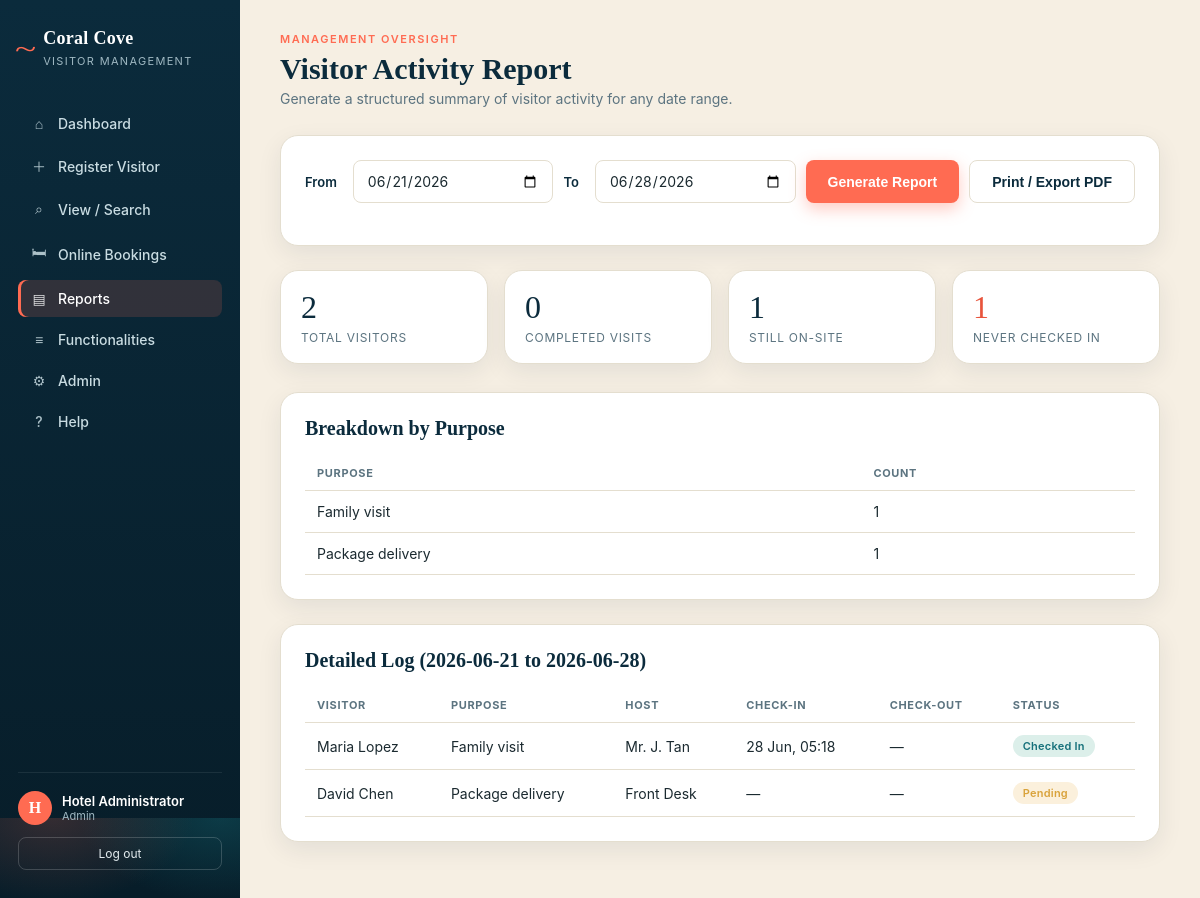
/reports.php (signed in), run on the app's committed database.
### tables this page shows
CREATE TABLE IF NOT EXISTS visitors (
    visitor_id      INT AUTO_INCREMENT PRIMARY KEY,
    full_name       VARCHAR(100)  NOT NULL,
    phone           VARCHAR(30),
    purpose         VARCHAR(150)  NOT NULL,
    host_name       VARCHAR(100)  NOT NULL,    
    room_number     VARCHAR(20),
    expected_duration VARCHAR(50),             
    check_in_time   DATETIME      NULL,
    check_out_time  DATETIME      NULL,
    status          ENUM('Pending','Checked In','Checked Out') NOT NULL DEFAULT 'Pending',
    registered_by   INT,
    created_at      TIMESTAMP DEFAULT CURRENT_TIMESTAMP,
    FOREIGN KEY (registered_by) REFERENCES users(user_id) ON DELETE SET NULL
);

### reports.php (the view, shortened to what this page needs)
<?php
require_once __DIR__ . '/includes/auth.php';
$from = $_GET['from'] ?? date('Y-m-d', strtotime('-7 days'));
$to   = $_GET['to']   ?? date('Y-m-d');
$stmt = $pdo->prepare("SELECT * FROM visitors WHERE DATE(created_at) BETWEEN ? AND ? ORDER BY created_at DESC");
$stmt->execute([$from, $to]);
$rows = $stmt->fetchAll();
$total = count($rows);
$checkedOut = count(array_filter($rows, fn($r) => $r['status'] === 'Checked Out'));
$checkedIn  = count(array_filter($rows, fn($r) => $r['status'] === 'Checked In'));
$pending    = count(array_filter($rows, fn($r) => $r['status'] === 'Pending'));
$byPurpose = [];
foreach ($rows as $r) { $byPurpose[$r['purpose']] = ($byPurpose[$r['purpose']] ?? 0) + 1; }
include __DIR__ . '/includes/header.php';
?>
<div class="page-head">
  <div>
    <span class="eyebrow">Management Oversight</span>
    <h1>Visitor Activity Report</h1>
    <p>Generate a structured summary of visitor activity for any date range.</p>
  </div>
</div>
<div class="card">
  <form method="GET" class="search-bar">
    <label style="margin:0 6px 0 0; align-self:center;">From</label>
    <input type="date" name="from" value="<?= htmlspecialchars($from) ?>">
    <label style="margin:0 6px 0 0; align-self:center;">To</label>
    <input type="date" name="to" value="<?= htmlspecialchars($to) ?>">
    <button type="submit" class="btn btn-primary">Generate Report</button>
    <button type="button" class="btn btn-secondary" onclick="window.print()">Print / Export PDF</button>
  </form>
</div>
<div class="stats-row">
  <div class="stat-card"><div class="num"><?= $total ?></div><div class="label">Total Visitors</div></div>
  <div class="stat-card"><div class="num"><?= $checkedOut ?></div><div class="label">Completed Visits</div></div>
  <div class="stat-card"><div class="num"><?= $checkedIn ?></div><div class="label">Still On-site</div></div>
  <div class="stat-card coral"><div class="num"><?= $pending ?></div><div class="label">Never Checked In</div></div>
</div>
<div class="card">
  <h2>Breakdown by Purpose</h2>
  <table>
    <thead><tr><th>Purpose</th><th>Count</th></tr></thead>
    <tbody>
      <?php foreach ($byPurpose as $purpose => $count): ?>
        <tr><td><?= htmlspecialchars($purpose) ?></td><td><?= $count ?></td></tr>
      <?php endforeach; ?>
    </tbody>
  </table>
</div>
<div class="card">
  <h2>Detailed Log (<?= htmlspecialchars($from) ?> to <?= htmlspecialchars($to) ?>)</h2>
  <table>
    <thead><tr><th>Visitor</th><th>Purpose</th><th>Host</th><th>Check-in</th><th>Check-out</th><th>Status</th></tr></thead>
    <tbody>
      <?php foreach ($rows as $v): $cls = strtolower(str_replace(' ', '', $v['status'])); ?>
      <tr>
        <td><?= htmlspecialchars($v['full_name']) ?></td>
        <td><?= htmlspecialchars($v['purpose']) ?></td>
        <td><?= htmlspecialchars($v['host_name']) ?></td>
        <td><?= $v['check_in_time'] ? date('d M, H:i', strtotime($v['check_in_time'])) : '—' ?></td>
        <td><?= $v['check_out_time'] ? date('d M, H:i', strtotime($v['check_out_time'])) : '—' ?></td>
        <td><span class="badge <?= $cls ?>"><?= htmlspecialchars($v['status']) ?></span></td>
      </tr>
      <?php endforeach; ?>
    </tbody>
  </table>
</div>
<?php include __DIR__ . '/includes/footer.php'; ?>

### style.css (style rules this page uses)
:root { --navy: #0B2B3C; --navy-deep: #071D29; --teal: #15707A; --teal-light: #DCEFEA; --coral: #FF6B52; --coral-dark: #E8543C; --sand: #F6EFE3; --white: #FFFFFF; --ink: #1B2A30; --muted: #5C7480; --line: #E4DECF; --success: #2E9E6B; --pending: #D9A33C; --radius-lg: 18px; --radius-md: 12px; --radius-sm: 8px; --shadow: 0 8px 24px rgba(11,43,60,0.08); --shadow-lg: 0 16px 40px rgba(11,43,60,0.16); --font-display: Georgia, 'Times New Roman', serif; --font-body: -apple-system, Segoe UI, Helvetica, Arial, sans-serif; }
* { box-sizing: border-box; }
html,body { margin:0; padding:0; }
body { font-family: var(--font-body); background: var(--sand); color: var(--ink); -webkit-font-smoothing: antialiased; }
.page-head { display:flex; justify-content:space-between; align-items:flex-start; margin-bottom:28px; flex-wrap:wrap; gap:12px; }
.page-head h1 { font-family: var(--font-display); font-size:30px; margin:0 0 4px; color:var(--navy); }
.page-head p { margin:0; color:var(--muted); font-size:14px; }
.eyebrow { text-transform:uppercase; letter-spacing:.14em; font-size:11px; color:var(--coral); font-weight:600; margin-bottom:6px; display:block; }
.stats-row { display:grid; grid-template-columns: repeat(4, 1fr); gap:16px; margin-bottom:28px; }
.stat-card { background: var(--white); border-radius: var(--radius-lg); padding: 18px 20px; box-shadow: var(--shadow); border: 1px solid var(--line); }
.stat-card .num { font-family: var(--font-display); font-size:32px; color:var(--navy); }
.stat-card .label { font-size:12px; color:var(--muted); text-transform:uppercase; letter-spacing:.06em; margin-top:4px; }
.stat-card.coral .num { color: var(--coral-dark); }
.card { background: var(--white); border-radius: var(--radius-lg); padding: 24px; box-shadow: var(--shadow); border: 1px solid var(--line); margin-bottom: 24px; }
.card h2 { font-family: var(--font-display); font-size:20px; margin:0 0 16px; color:var(--navy); }
table { width:100%; border-collapse: collapse; font-size:14px; }
thead th { text-align:left; padding:10px 12px; font-size:11px; text-transform:uppercase; letter-spacing:.06em; color: var(--muted); border-bottom: 1px solid var(--line); }
tbody td { padding:12px; border-bottom: 1px solid var(--line); vertical-align:middle; }
.badge { display:inline-block; padding:4px 10px; border-radius:999px; font-size:11px; font-weight:600; letter-spacing:.02em; }
.badge.pending { background:#FBF0DC; color:var(--pending); }
.badge.checkedin { background:var(--teal-light); color:var(--teal); }
label { display:block; font-size:13px; font-weight:600; color:var(--navy); margin-bottom:6px; }
input, select, textarea { width:100%; padding: 11px 13px; border:1px solid var(--line); border-radius: var(--radius-sm); font-family: var(--font-body); font-size:14px; background: var(--white); color: var(--ink); }
.btn { display:inline-flex; align-items:center; justify-content:center; gap:6px; padding: 12px 22px; border-radius: var(--radius-sm); font-weight:600; font-size:14px; cursor:pointer; border:none; transition: transform .1s ease, box-shadow .15s ease; }
.btn-primary { background: var(--coral); color:white; box-shadow: 0 6px 16px rgba(255,107,82,0.35); }
.btn-secondary { background: var(--white); color: var(--navy); border:1px solid var(--line); }
.search-bar { display:flex; gap:10px; margin-bottom:18px; flex-wrap:wrap; }
.search-bar input, .search-bar select { width:auto; flex:1; min-width:160px; }

### data on the page
visitors: full_name "Maria Lopez", purpose "Family visit", host_name "Mr. J. Tan", check_in_time "28 Jun, 05:18", status "Checked In"
visitors: full_name "David Chen", purpose "Package delivery", host_name "Front Desk", status "Pending"

### other printed values
substr($u['name'] ?: 'U',0,1) "H"
$u['name'] "Hotel Administrator"
$u['role'] "Admin"
$total "2"
$checkedOut "0"
$checkedIn "1"
$pending "1"
$purpose "Family visit"
$count "1"
$purpose "Package delivery"
